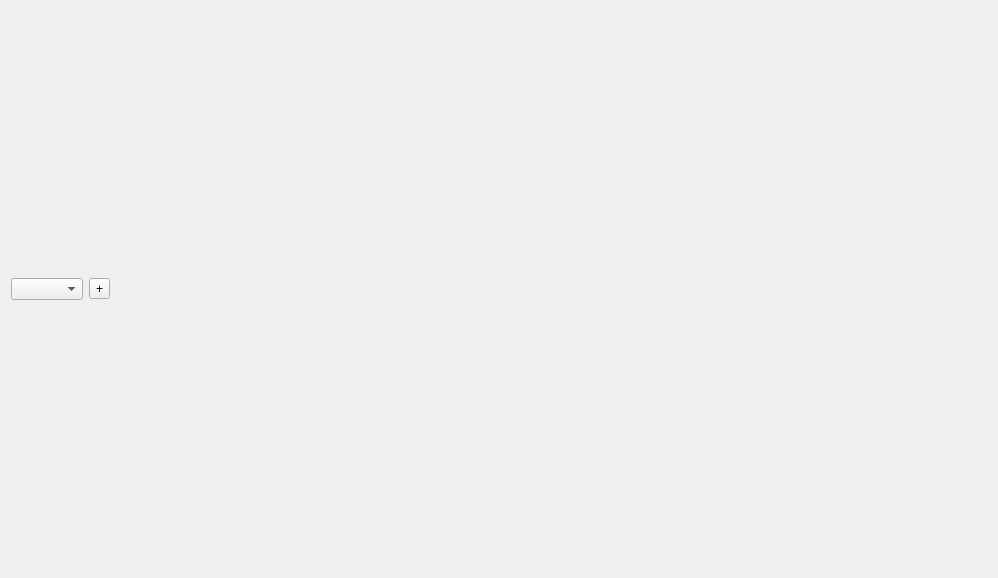
<?xml version="1.0" encoding="UTF-8"?>
<ui version="4.0">
 <class>SeriesPlotArray</class>
 <widget class="QWidget" name="SeriesPlotArray">
  <property name="geometry">
   <rect>
    <x>0</x>
    <y>0</y>
    <width>998</width>
    <height>578</height>
   </rect>
  </property>
  <property name="windowTitle">
   <string>Form</string>
  </property>
  <layout class="QVBoxLayout" name="verticalLayout">
   <item>
    <layout class="QHBoxLayout" name="horizontalLayout">
     <item>
      <widget class="QComboBox" name="series"/>
     </item>
     <item>
      <widget class="QToolButton" name="add_plot">
       <property name="text">
        <string comment="add plot" extracomment="add plot">+</string>
       </property>
      </widget>
     </item>
     <item>
      <spacer name="horizontalSpacer">
       <property name="orientation">
        <enum>Qt::Horizontal</enum>
       </property>
       <property name="sizeHint" stdset="0">
        <size>
         <width>40</width>
         <height>20</height>
        </size>
       </property>
      </spacer>
     </item>
    </layout>
   </item>
   <item>
    <layout class="QVBoxLayout" name="plot_layout"/>
   </item>
  </layout>
 </widget>
 <resources/>
 <connections/>
</ui>
